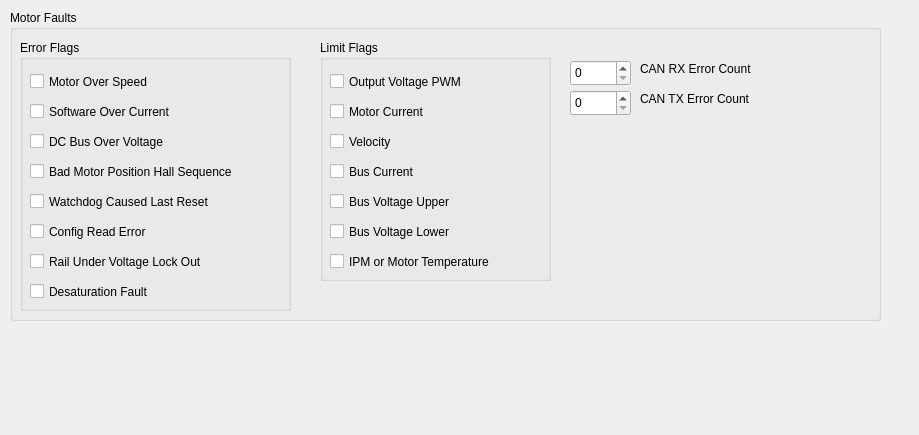
<?xml version="1.0" encoding="UTF-8"?>
<ui version="4.0">
 <class>MotorFaultsTab</class>
 <widget class="QWidget" name="MotorFaultsTab">
  <property name="geometry">
   <rect>
    <x>0</x>
    <y>0</y>
    <width>919</width>
    <height>435</height>
   </rect>
  </property>
  <property name="windowTitle">
   <string>Form</string>
  </property>
  <widget class="QGroupBox" name="Faults">
   <property name="geometry">
    <rect>
     <x>10</x>
     <y>10</y>
     <width>871</width>
     <height>311</height>
    </rect>
   </property>
   <property name="title">
    <string>Motor Faults</string>
   </property>
   <widget class="QGroupBox" name="errorFlags">
    <property name="geometry">
     <rect>
      <x>10</x>
      <y>30</y>
      <width>271</width>
      <height>271</height>
     </rect>
    </property>
    <property name="title">
     <string>Error Flags</string>
    </property>
    <widget class="QCheckBox" name="dcBusOverVoltage">
     <property name="geometry">
      <rect>
       <x>10</x>
       <y>90</y>
       <width>171</width>
       <height>23</height>
      </rect>
     </property>
     <property name="text">
      <string>DC Bus Over Voltage</string>
     </property>
     <property name="checked">
      <bool>false</bool>
     </property>
    </widget>
    <widget class="QCheckBox" name="desaturationFault">
     <property name="geometry">
      <rect>
       <x>10</x>
       <y>240</y>
       <width>221</width>
       <height>23</height>
      </rect>
     </property>
     <property name="text">
      <string>Desaturation Fault</string>
     </property>
     <property name="checked">
      <bool>false</bool>
     </property>
    </widget>
    <widget class="QCheckBox" name="badMotorPositionHallSequence">
     <property name="geometry">
      <rect>
       <x>10</x>
       <y>120</y>
       <width>261</width>
       <height>23</height>
      </rect>
     </property>
     <property name="text">
      <string>Bad Motor Position Hall Sequence</string>
     </property>
     <property name="checked">
      <bool>false</bool>
     </property>
    </widget>
    <widget class="QCheckBox" name="overCurrent">
     <property name="geometry">
      <rect>
       <x>10</x>
       <y>60</y>
       <width>181</width>
       <height>23</height>
      </rect>
     </property>
     <property name="text">
      <string>Software Over Current</string>
     </property>
    </widget>
    <widget class="QCheckBox" name="railUnderVoltageLockOut">
     <property name="geometry">
      <rect>
       <x>10</x>
       <y>210</y>
       <width>221</width>
       <height>23</height>
      </rect>
     </property>
     <property name="text">
      <string>Rail Under Voltage Lock Out</string>
     </property>
    </widget>
    <widget class="QCheckBox" name="overSpeed">
     <property name="geometry">
      <rect>
       <x>10</x>
       <y>30</y>
       <width>151</width>
       <height>23</height>
      </rect>
     </property>
     <property name="text">
      <string>Motor Over Speed</string>
     </property>
     <property name="checked">
      <bool>false</bool>
     </property>
    </widget>
    <widget class="QCheckBox" name="watchdogCausedLastReset">
     <property name="geometry">
      <rect>
       <x>10</x>
       <y>150</y>
       <width>231</width>
       <height>23</height>
      </rect>
     </property>
     <property name="text">
      <string>Watchdog Caused Last Reset</string>
     </property>
    </widget>
    <widget class="QCheckBox" name="configReadError">
     <property name="geometry">
      <rect>
       <x>10</x>
       <y>180</y>
       <width>221</width>
       <height>23</height>
      </rect>
     </property>
     <property name="text">
      <string>Config Read Error</string>
     </property>
     <property name="checked">
      <bool>false</bool>
     </property>
    </widget>
   </widget>
   <widget class="QGroupBox" name="LimitFlags">
    <property name="geometry">
     <rect>
      <x>310</x>
      <y>30</y>
      <width>231</width>
      <height>241</height>
     </rect>
    </property>
    <property name="title">
     <string>Limit Flags</string>
    </property>
    <widget class="QCheckBox" name="velocityLimit">
     <property name="geometry">
      <rect>
       <x>10</x>
       <y>90</y>
       <width>171</width>
       <height>23</height>
      </rect>
     </property>
     <property name="text">
      <string>Velocity</string>
     </property>
    </widget>
    <widget class="QCheckBox" name="busCurrentLimit">
     <property name="geometry">
      <rect>
       <x>10</x>
       <y>120</y>
       <width>261</width>
       <height>23</height>
      </rect>
     </property>
     <property name="text">
      <string>Bus Current</string>
     </property>
    </widget>
    <widget class="QCheckBox" name="motorCurrentLimit">
     <property name="geometry">
      <rect>
       <x>10</x>
       <y>60</y>
       <width>181</width>
       <height>23</height>
      </rect>
     </property>
     <property name="text">
      <string>Motor Current</string>
     </property>
    </widget>
    <widget class="QCheckBox" name="ipmOrMotorTempLimit">
     <property name="geometry">
      <rect>
       <x>10</x>
       <y>210</y>
       <width>221</width>
       <height>23</height>
      </rect>
     </property>
     <property name="text">
      <string>IPM or Motor Temperature</string>
     </property>
    </widget>
    <widget class="QCheckBox" name="outputVoltagePwmLimit">
     <property name="geometry">
      <rect>
       <x>10</x>
       <y>30</y>
       <width>211</width>
       <height>23</height>
      </rect>
     </property>
     <property name="text">
      <string>Output Voltage PWM</string>
     </property>
    </widget>
    <widget class="QCheckBox" name="busVoltageUpperLimit">
     <property name="geometry">
      <rect>
       <x>10</x>
       <y>150</y>
       <width>231</width>
       <height>23</height>
      </rect>
     </property>
     <property name="text">
      <string>Bus Voltage Upper</string>
     </property>
    </widget>
    <widget class="QCheckBox" name="busVoltageLowerLimit">
     <property name="geometry">
      <rect>
       <x>10</x>
       <y>180</y>
       <width>221</width>
       <height>23</height>
      </rect>
     </property>
     <property name="text">
      <string>Bus Voltage Lower</string>
     </property>
    </widget>
   </widget>
   <widget class="QLabel" name="canRxErrorCountLabel">
    <property name="geometry">
     <rect>
      <x>630</x>
      <y>50</y>
      <width>161</width>
      <height>17</height>
     </rect>
    </property>
    <property name="text">
     <string>CAN RX Error Count</string>
    </property>
   </widget>
   <widget class="QLabel" name="canTxErrorCountLabel">
    <property name="geometry">
     <rect>
      <x>630</x>
      <y>80</y>
      <width>161</width>
      <height>17</height>
     </rect>
    </property>
    <property name="text">
     <string>CAN TX Error Count</string>
    </property>
   </widget>
   <widget class="QSpinBox" name="canRxErrorCount">
    <property name="geometry">
     <rect>
      <x>560</x>
      <y>50</y>
      <width>61</width>
      <height>26</height>
     </rect>
    </property>
    <property name="maximum">
     <number>200</number>
    </property>
   </widget>
   <widget class="QSpinBox" name="canTxErrorCount">
    <property name="geometry">
     <rect>
      <x>560</x>
      <y>80</y>
      <width>61</width>
      <height>26</height>
     </rect>
    </property>
   </widget>
  </widget>
 </widget>
 <resources/>
 <connections/>
</ui>
